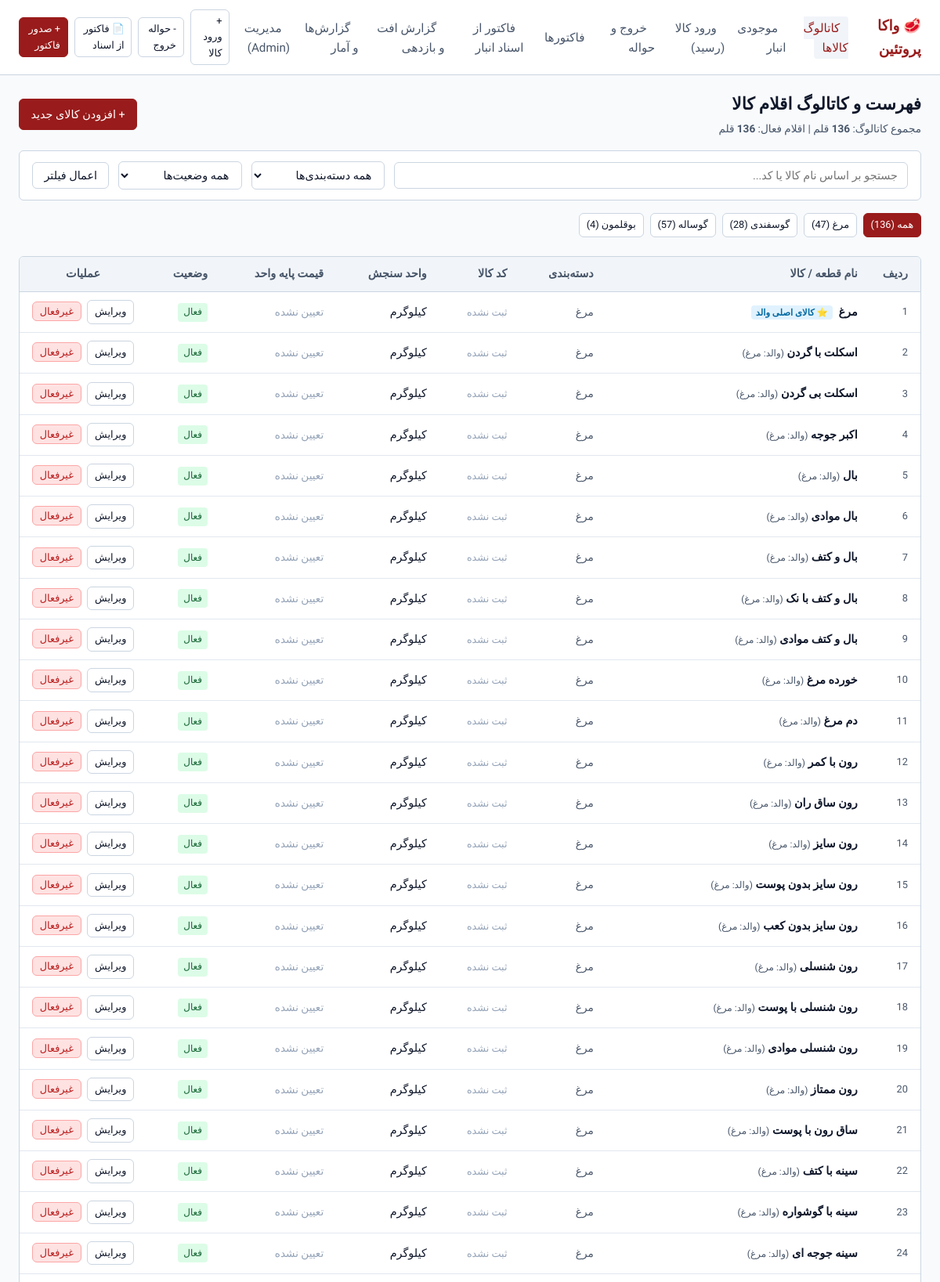
The page / (upper part) on the database its author committed.
### products/models.py (models this page shows, shortened)
class Category(models.Model):
    name = models.CharField(max_length=64, unique=True, verbose_name="نام دسته‌بندی")
    slug = models.SlugField(
        max_length=64,
        unique=True,
        allow_unicode=True,
        verbose_name="شناسه یکتا (اسلاگ)"
    )
    display_order = models.PositiveIntegerField(default=0, verbose_name="ترتیب نمایش")
    is_active = models.BooleanField(default=True, verbose_name="فعال")
    class Meta:
        verbose_name = "دسته‌بندی"
        verbose_name_plural = "دسته‌بندی‌ها"
        ordering = ['display_order', 'id']

class Product(models.Model):
    UNIT_CHOICES = [
        ('kg', 'کیلوگرم'),
        ('pack', 'بسته'),
        ('piece', 'عدد'),
    ]
    name = models.CharField(max_length=128, verbose_name="نام کالا")
    code = models.CharField(
        max_length=32,
        unique=True,
        null=True,
        blank=True,
        verbose_name="کد کالا (اختیاری)"
    )
    category = models.ForeignKey(
        Category,
        on_delete=models.PROTECT,
        related_name='products',
        verbose_name="دسته‌بندی"
    )
    unit = models.CharField(
        max_length=16,
        choices=UNIT_CHOICES,
        default='kg',
        verbose_name="واحد سنجش"
    )
    price_per_unit_rial = models.PositiveBigIntegerField(
        null=True,
        blank=True,
        verbose_name="قیمت پایه واحد به ریال (اختیاری)"
    )
    is_active = models.BooleanField(default=True, verbose_name="وضعیت فعال")
    description = models.TextField(blank=True, verbose_name="توضیحات قطعه")
    parent = models.ForeignKey(
        'self',
        on_delete=models.SET_NULL,
        null=True,
        blank=True,
        related_name='child_products',
        verbose_name="کالای والد (دسته‌بندی اصلی)"
    )
    is_parent = models.BooleanField(
        default=False,
        verbose_name="کالای والد است"
    )
    created_at = models.DateTimeField(auto_now_add=True, verbose_name="تاریخ ایجاد")
    updated_at = models.DateTimeField(auto_now=True, verbose_name="تاریخ ویرایش")
    class Meta:
        verbose_name = "کالا"
        verbose_name_plural = "کالاها"
        ordering = ['category', 'name']

### products/views.py (the view, shortened to what this page needs)
# urls.py: path('', views.product_list_view, name='product_list'),
def product_list_view(request):
    query = request.GET.get('q', '').strip()
    category_slug = request.GET.get('category', '').strip()
    status_filter = request.GET.get('status', 'all').strip()
    products = Product.objects.select_related('category', 'parent').all()
    if category_slug:
        products = products.filter(category__slug=category_slug)
    if status_filter == 'active':
        products = products.filter(is_active=True)
    elif status_filter == 'inactive':
        products = products.filter(is_active=False)
    products = products.order_by('category__display_order', 'category__id', '-is_parent', 'name', 'id')
    categories = Category.objects.filter(is_active=True).order_by('display_order', 'id')
    total_count = Product.objects.count()
    active_count = Product.objects.filter(is_active=True).count()
    context = {
        'products': products,
        'categories': categories,
        'selected_category': category_slug,
        'selected_status': status_filter,
        'query': query,
        'total_count': total_count,
        'active_count': active_count,
    }
    return render(request, 'products/product_list.html', context)

### templates/products/product_list.html (shortened to what this page needs)
{% extends "base.html" %}
{% block content %}
<div style="margin-bottom: 1.25rem;">
    <div style="display: flex; align-items: center; justify-content: space-between; margin-bottom: 1rem; flex-wrap: wrap; gap: 0.75rem;">
        <div>
            <h1 style="font-size: 1.35rem; font-weight: 700; color: var(--text-main);">فهرست و کاتالوگ اقلام کالا</h1>
            <p style="font-size: 0.85rem; color: var(--text-muted); margin-top: 0.2rem;">
                مجموع کاتالوگ: <strong>{{ total_count }}</strong> قلم | اقلام فعال: <strong>{{ active_count }}</strong> قلم
            </p>
        </div>
        <div style="display: flex; gap: 0.5rem;">
            <a href="{% url 'product_create' %}" class="btn btn-primary">
                + افزودن کالای جدید
            </a>
        </div>
    </div>
    <div style="background-color: var(--bg-surface); border: 1px solid var(--border-color); border-radius: 6px; padding: 0.85rem 1rem; margin-bottom: 1rem;">
        <form method="GET" action="{% url 'product_list' %}" style="display: flex; flex-wrap: wrap; gap: 0.75rem; align-items: center;">
            <div style="flex: 1; min-width: 220px;">
                <input type="text" name="q" value="{{ query }}" placeholder="جستجو بر اساس نام کالا یا کد..." class="form-input" style="padding: 0.45rem 0.75rem;">
            </div>
            <div style="min-width: 170px;">
                <select name="category" class="form-select" style="padding: 0.45rem 0.75rem;">
                    <option value="">همه دسته‌بندی‌ها</option>
                </select>
            </div>
            <div style="min-width: 140px;">
                <select name="status" class="form-select" style="padding: 0.45rem 0.75rem;">
                    <option value="all" {% if selected_status == 'all' %}selected{% endif %}>همه وضعیت‌ها</option>
                </select>
            </div>
            <button type="submit" class="btn btn-secondary" style="padding: 0.45rem 0.9rem;">
                اعمال فیلتر
            </button>
        </form>
    </div>
    <div style="display: flex; gap: 0.5rem; overflow-x: auto; padding-bottom: 0.5rem; margin-bottom: 1rem;">
        <a href="{% url 'product_list' %}?status={{ selected_status }}{% if query %}&q={{ query }}{% endif %}"
           class="btn btn-sm {% if not selected_category %}btn-primary{% else %}btn-secondary{% endif %}">
            همه ({{ total_count }})
        </a>
        {% for cat in categories %}
        <a href="{% url 'product_list' %}?category={{ cat.slug }}&status={{ selected_status }}{% if query %}&q={{ query }}{% endif %}"
           class="btn btn-sm {% if selected_category == cat.slug %}btn-primary{% else %}btn-secondary{% endif %}">
            {{ cat.name }} ({{ cat.products.count }})
        </a>
        {% endfor %}
    </div>
    <div class="table-responsive">
        <table class="data-table">
            <thead>
                <tr>
                    <th style="width: 50px;">ردیف</th>
                    <th>نام قطعه / کالا</th>
                    <th>دسته‌بندی</th>
                    <th>کد کالا</th>
                    <th>واحد سنجش</th>
                    <th>قیمت پایه واحد</th>
                    <th>وضعیت</th>
                    <th style="text-align: center; width: 140px;">عملیات</th>
                </tr>
            </thead>
            <tbody>
                {% for product in products %}
                <tr {% if not product.is_active %}style="opacity: 0.65; background-color: #f8fafc;"{% endif %}>
                    <td class="tabular-nums" style="color: var(--text-muted); font-size: 0.8rem;">
                        {{ forloop.counter }}
                    </td>
                    <td>
                        <strong style="color: var(--text-main);">{{ product.name }}</strong>
                        {% if product.is_parent %}
                        <span style="background: #e0f2fe; color: #0369a1; font-size: 0.72rem; padding: 2px 6px; border-radius: 4px; margin-right: 4px; font-weight: 600;">⭐ کالای اصلی والد</span>
                        {% elif product.parent %}
                        <span style="color: var(--text-muted); font-size: 0.75rem;">(والد: {{ product.parent.name }})</span>
                        {% endif %}
                    </td>
                    <td>
                        <span style="font-size: 0.85rem; color: var(--text-muted);">{{ product.category.name }}</span>
                    </td>
                    <td class="tabular-nums">
                        {% if product.code %}
                        <span style="background: var(--tag-bg); padding: 2px 6px; border-radius: 4px; font-size: 0.8rem;">{{ product.code }}</span>
                        {% else %}
                        <span style="color: #94a3b8; font-size: 0.8rem;">ثبت نشده</span>
                        {% endif %}
                    </td>
                    <td>
                        {{ product.get_unit_display }}
                    </td>
                    <td class="tabular-nums">
                        {% if product.price_per_unit_rial %}
                        <strong>{{ product.price_display }}</strong>
                        {% else %}
                        <span style="color: #94a3b8; font-size: 0.85rem;">تعیین نشده</span>
                        {% endif %}
                    </td>
                    <td>
                        {% if product.is_active %}
                        <span class="status-badge status-active">فعال</span>
                        {% else %}
                        <span class="status-badge status-inactive">غیرفعال</span>
                        {% endif %}
                    </td>
                    <td style="text-align: center; white-space: nowrap;">
                        <a href="{% url 'product_edit' product.pk %}" class="btn btn-secondary btn-sm" style="margin-left: 4px;">
                            ویرایش
                        </a>
                        <form method="POST" action="{% url 'product_toggle_active' product.pk %}" style="display: inline;">
                            {% if product.is_active %}
                            <button type="submit" class="btn btn-danger btn-sm" title="غیرفعال‌سازی موقت کالا در فروشگاه">
                                غیرفعال
                            </button>
                            {% else %}
                            <button type="submit" class="btn btn-success btn-sm" title="فعال‌سازی مجدد کالا">
                                فعال‌سازی
                            </button>
                            {% endif %}
                        </form>
                    </td>
                </tr>
                {% endfor %}
            </tbody>
        </table>
    </div>
</div>
{% endblock %}

### templates/base.html (style rules this page uses)
:root { --bg-canvas: #f8fafc; --bg-surface: #ffffff; --border-color: #cbd5e1; --border-subtle: #e2e8f0; --text-main: #0f172a; --text-muted: #475569; --primary: #991b1b; --primary-hover: #7f1d1d; --success: #15803d; --danger: #b91c1c; --tag-bg: #f1f5f9; }
* { box-sizing: border-box; margin: 0; padding: 0; font-family: 'Vazirmatn', -apple-system, BlinkMacSystemFont, 'Segoe UI', Roboto, sans-serif; }
body { background-color: var(--bg-canvas); color: var(--text-main); line-height: 1.6; min-height: 100vh; display: flex; flex-direction: column; }
.btn { display: inline-flex; align-items: center; justify-content: center; padding: 0.45rem 0.9rem; font-size: 0.9rem; font-weight: 500; border-radius: 6px; border: 1px solid transparent; cursor: pointer; text-decoration: none; transition: background-color 0.15s, border-color 0.15s; }
.btn-primary { background-color: var(--primary); color: #ffffff; border-color: var(--primary); }
.btn-secondary { background-color: var(--bg-surface); color: var(--text-main); border-color: var(--border-color); }
.btn-sm { padding: 0.25rem 0.55rem; font-size: 0.8rem; }
.btn-danger { background-color: #fee2e2; color: var(--danger); border-color: #fca5a5; }
.table-responsive { overflow-x: auto; border: 1px solid var(--border-color); border-radius: 6px; background-color: var(--bg-surface); }
table.data-table { width: 100%; border-collapse: collapse; font-size: 0.9rem; text-align: right; }
table.data-table th { background-color: #f1f5f9; color: var(--text-muted); font-weight: 600; padding: 0.65rem 1rem; border-bottom: 1px solid var(--border-color); white-space: nowrap; }
table.data-table td { padding: 0.65rem 1rem; border-bottom: 1px solid var(--border-subtle); vertical-align: middle; }
.tabular-nums { font-variant-numeric: tabular-nums; font-family: inherit; }
.status-badge { display: inline-block; padding: 0.15rem 0.45rem; border-radius: 4px; font-size: 0.75rem; font-weight: 500; }
.status-active { background-color: #dcfce7; color: #166534; }
.form-input, .form-select, .form-textarea { width: 100%; padding: 0.5rem 0.75rem; font-size: 0.9rem; border: 1px solid var(--border-color); border-radius: 6px; background-color: var(--bg-surface); color: var(--text-main); outline: none; transition: border-color 0.15s; }

### rows shown on the page
Category: name "مرغ", products.count "47"
Category: name "گوسفندی", products.count "28"
Category: name "گوساله", products.count "57"
Category: name "بوقلمون", products.count "4"
Product: name "مرغ", is_parent "⭐ کالای اصلی والد", category.name "مرغ", shows "ثبت نشده", unit "کیلوگرم", shows "تعیین نشده", is_active "فعال"
Product: name "اسکلت با گردن", parent.name "مرغ", category.name "مرغ", shows "ثبت نشده", unit "کیلوگرم", shows "تعیین نشده", is_active "فعال"
Product: name "اسکلت بی گردن", parent.name "مرغ", category.name "مرغ", shows "ثبت نشده", unit "کیلوگرم", shows "تعیین نشده", is_active "فعال"
Product: name "اکبر جوجه", parent.name "مرغ", category.name "مرغ", shows "ثبت نشده", unit "کیلوگرم", shows "تعیین نشده", is_active "فعال"
Product: name "بال", parent.name "مرغ", category.name "مرغ", shows "ثبت نشده", unit "کیلوگرم", shows "تعیین نشده", is_active "فعال"
Product: name "بال موادی", parent.name "مرغ", category.name "مرغ", shows "ثبت نشده", unit "کیلوگرم", shows "تعیین نشده", is_active "فعال"
Product: name "بال و کتف", parent.name "مرغ", category.name "مرغ", shows "ثبت نشده", unit "کیلوگرم", shows "تعیین نشده", is_active "فعال"
Product: name "بال و کتف با نک", parent.name "مرغ", category.name "مرغ", shows "ثبت نشده", unit "کیلوگرم", shows "تعیین نشده", is_active "فعال"
Product: name "بال و کتف موادی", parent.name "مرغ", category.name "مرغ", shows "ثبت نشده", unit "کیلوگرم", shows "تعیین نشده", is_active "فعال"
Product: name "خورده مرغ", parent.name "مرغ", category.name "مرغ", shows "ثبت نشده", unit "کیلوگرم", shows "تعیین نشده", is_active "فعال"
Product: name "دم مرغ", parent.name "مرغ", category.name "مرغ", shows "ثبت نشده", unit "کیلوگرم", shows "تعیین نشده", is_active "فعال"
Product: name "رون با کمر", parent.name "مرغ", category.name "مرغ", shows "ثبت نشده", unit "کیلوگرم", shows "تعیین نشده", is_active "فعال"
Product: name "رون ساق ران", parent.name "مرغ", category.name "مرغ", shows "ثبت نشده", unit "کیلوگرم", shows "تعیین نشده", is_active "فعال"
Product: name "رون سایز", parent.name "مرغ", category.name "مرغ", shows "ثبت نشده", unit "کیلوگرم", shows "تعیین نشده", is_active "فعال"
Product: name "رون سایز بدون پوست", parent.name "مرغ", category.name "مرغ", shows "ثبت نشده", unit "کیلوگرم", shows "تعیین نشده", is_active "فعال"
Product: name "رون سایز بدون کعب", parent.name "مرغ", category.name "مرغ", shows "ثبت نشده", unit "کیلوگرم", shows "تعیین نشده", is_active "فعال"
Product: name "رون شنسلی", parent.name "مرغ", category.name "مرغ", shows "ثبت نشده", unit "کیلوگرم", shows "تعیین نشده", is_active "فعال"
Product: name "رون شنسلی با پوست", parent.name "مرغ", category.name "مرغ", shows "ثبت نشده", unit "کیلوگرم", shows "تعیین نشده", is_active "فعال"
Product: name "رون شنسلی موادی", parent.name "مرغ", category.name "مرغ", shows "ثبت نشده", unit "کیلوگرم", shows "تعیین نشده", is_active "فعال"
Product: name "رون ممتاز", parent.name "مرغ", category.name "مرغ", shows "ثبت نشده", unit "کیلوگرم", shows "تعیین نشده", is_active "فعال"
Product: name "ساق رون با پوست", parent.name "مرغ", category.name "مرغ", shows "ثبت نشده", unit "کیلوگرم", shows "تعیین نشده", is_active "فعال"
Product: name "سینه با کتف", parent.name "مرغ", category.name "مرغ", shows "ثبت نشده", unit "کیلوگرم", shows "تعیین نشده", is_active "فعال"
Product: name "سینه با گوشواره", parent.name "مرغ", category.name "مرغ", shows "ثبت نشده", unit "کیلوگرم", shows "تعیین نشده", is_active "فعال"
Product: name "سینه جوجه ای", parent.name "مرغ", category.name "مرغ", shows "ثبت نشده", unit "کیلوگرم", shows "تعیین نشده", is_active "فعال"

### other values the page prints
{{ total_count }} "136"
{{ active_count }} "136"
